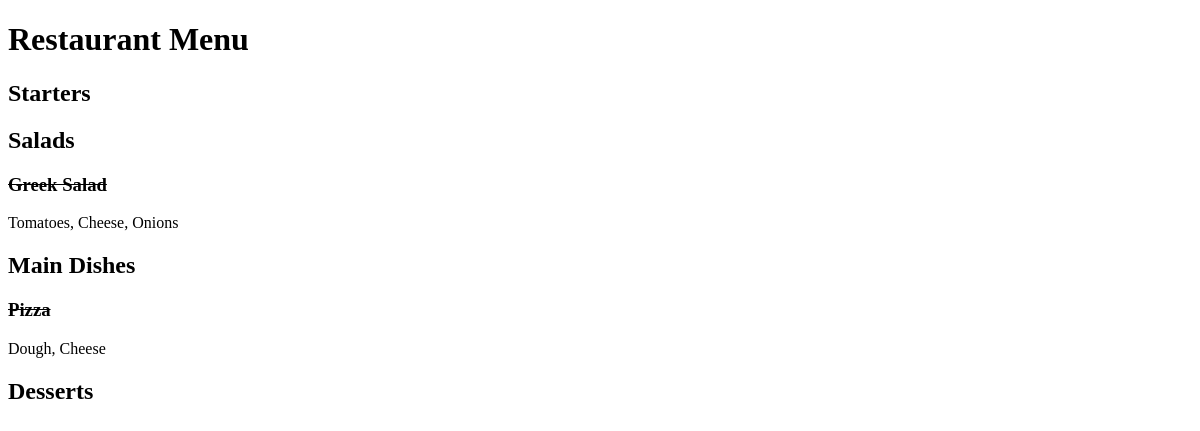
The app's page /, older data.
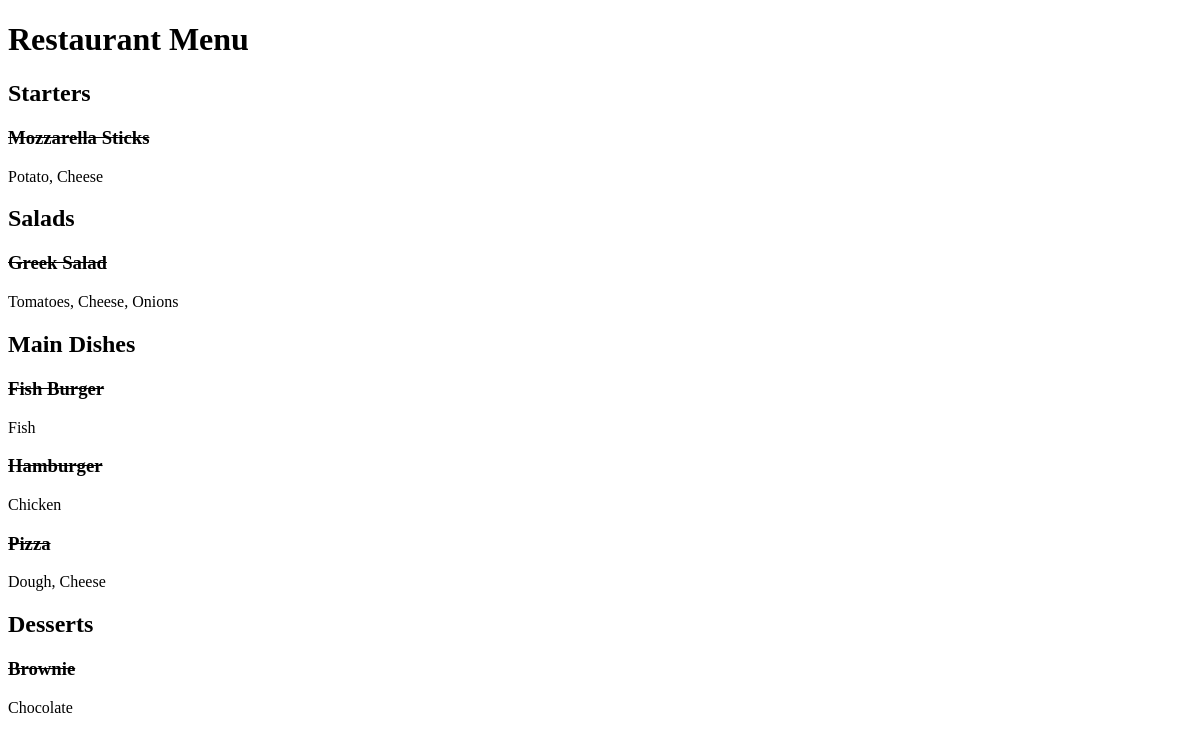
The same page, newer data.
### restaurant_menu/models.py (models this page shows, shortened)
class Item(models.Model):
    meal = models.CharField(max_length=1000, unique=True)
    description = models.CharField(max_length=2000)
    price = models.DecimalField(max_digits=10, decimal_places=2)
    category = models.CharField(max_length=200, choices=MEAL_TYPE)
    author = models.ForeignKey(User, on_delete=models.PROTECT)
    status = models.IntegerField(choices=STATUS, default=0)
    date_created = models.DateTimeField(auto_now_add=True)
    date_updated = models.DateTimeField(auto_now=True)
    @property
    def meal_type(self):
        return self.category

### restaurant_menu/views.py (the view)
# urls.py: path('', views.MenuList.as_view(), name='home'),
class MenuList(generic.ListView):
    queryset = Item.objects.order_by('-date_created')
    template_name = "index.html"
    def get_context_data(self, **kwargs):
        context = super().get_context_data(**kwargs)
        context["meals"] = MEAL_TYPE
        return context

### restaurant_menu/templates/index.html (shortened to what this page needs)
<!DOCTYPE html>
<html lang="en">
<head>
</head>
<body>
    <h1>Restaurant Menu</h1>
        {% for meal in meals %}
            <h2>{{ meal.1 }}</h2>
                {%  for row in item_list %}
                    {% if row.category == meal.0 or row.meal_type == meal.0 %}
                        {% if row.meal_type == meal.0 %}
                        <h3><del>{{ row.meal }}</del></h3>
                         <p>{{ row.description }}</p>
                        {% endif %}
                    {% endif %}
                {% endfor %}
        {% endfor %}
</body>
</html>

Row changes from the older to the newer data that the page shows:
added Item: meal "Mozzarella Sticks", description "Potato, Cheese", shown under "Starters"
added Item: meal "Fish Burger", description "Fish", shown under "Main Dishes"
added Item: meal "Hamburger", description "Chicken", shown under "Main Dishes"
added Item: meal "Brownie", description "Chocolate", shown under "Desserts"
